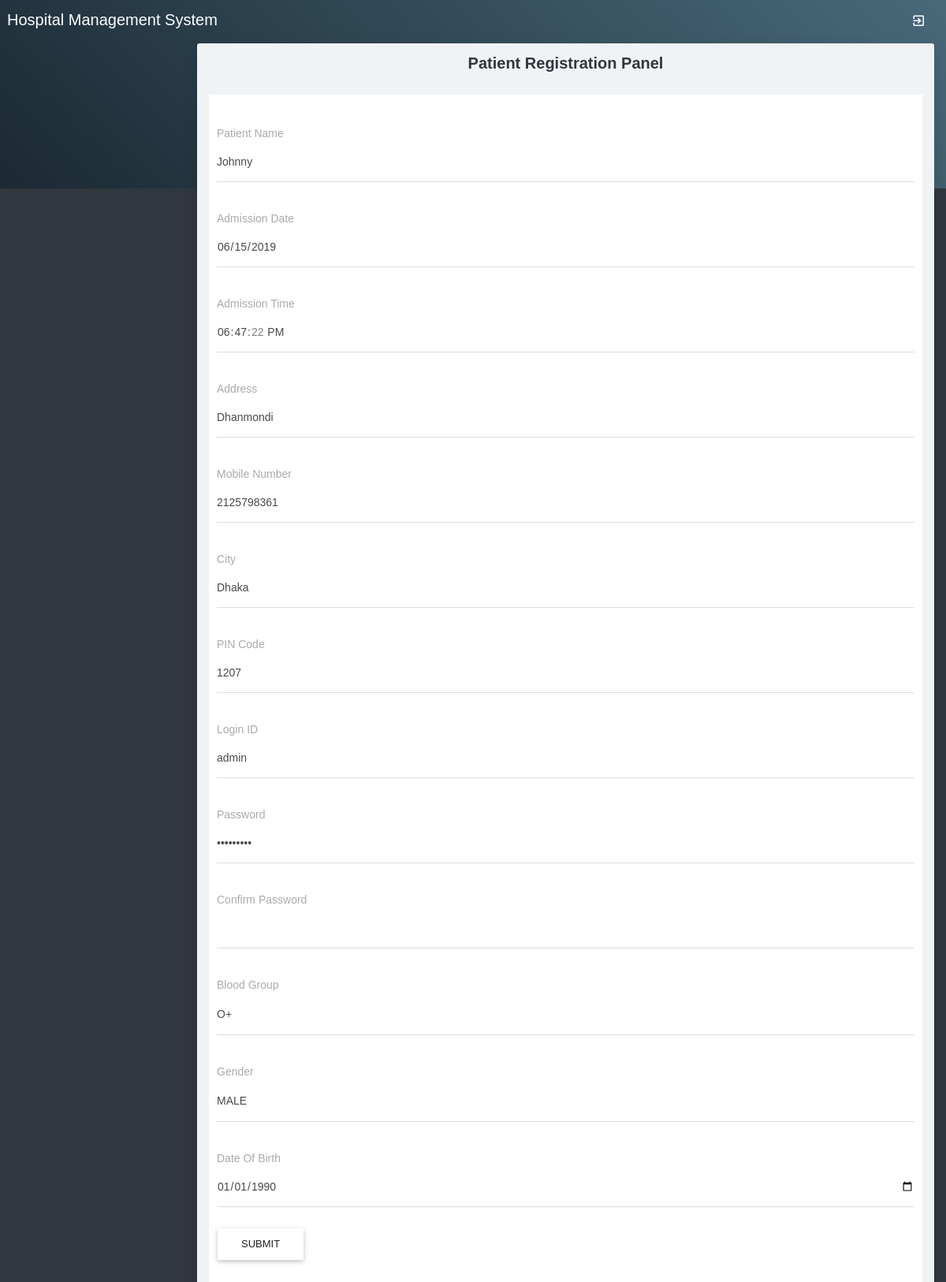
Page /patient.php?editid=1 on the committed database.
### tables this page shows
CREATE TABLE `patient` (
  `patientid` int(10) NULL DEFAULT NULL,
  `patientname` varchar(50) NULL DEFAULT NULL,
  `admissiondate` date NULL DEFAULT NULL,
  `admissiontime` time NULL DEFAULT NULL,
  `address` varchar(250) NULL DEFAULT NULL,
  `mobileno` varchar(15) NULL DEFAULT NULL,
  `city` varchar(25) NULL DEFAULT NULL,
  `pincode` varchar(20) NULL DEFAULT NULL,
  `loginid` varchar(50) NULL DEFAULT NULL,
  `password` varchar(25) NULL DEFAULT NULL,
  `bloodgroup` varchar(20) NULL DEFAULT NULL,
  `gender` varchar(10) NULL DEFAULT NULL,
  `dob` date NULL DEFAULT NULL,
  `status` varchar(10) NULL DEFAULT NULL
);

### patient.php (the view, shortened to what this page needs)
<?php
include("adformheader.php");
include("dbconnection.php");
if (isset($_GET['editid'])) {
    $sql = "SELECT * FROM patient WHERE patientid='$_GET[editid]' ";
    $qsql = mysqli_query($con, $sql);
    $rsedit = mysqli_fetch_array($qsql);
}
?>
<div class="container-fluid">
    <div class="block-header">
        <h2 class="text-center">Patient Registration Panel</h2>
    </div>
    <div class="card">
        <form method="post" action="" name="frmpatient" onSubmit="return validateform()" style="padding: 10px">
            <div class="form-group"><label>Patient Name</label>
                <div class="form-line">
                    <input class="form-control" type="text" name="patientname" id="patientname" value="<?php echo $rsedit['patientname']; ?>" />
                </div>
            </div>
            <?php
            if (isset($_GET['editid'])) {
            ?>
                <div class="form-group"><label>Admission Date</label>
                    <div class="form-line">
                        <input class="form-control" type="date" name="admissiondate" id="admissiondate" value="<?php echo $rsedit['admissiondate']; ?>" readonly />
                    </div>
                </div>
                <div class="form-group"><label>Admission Time</label>
                    <div class="form-line">
                        <input class="form-control" type="time" name="admissiontme" id="admissiontme" value="<?php echo $rsedit['admissiontime']; ?>" readonly />
                    </div>
                </div>
            <?php
            }
            ?>
            <div class="form-group">
                <label>Address</label>
                <div class="form-line">
                    <input class="form-control " name="address" id="tinymce" value="<?php echo $rsedit['address']; ?>">
                </div>
            </div>
            <div class="form-group"><label>Mobile Number</label>
                <div class="form-line">
                    <input class="form-control" type="text" name="mobilenumber" id="mobilenumber" value="<?php echo $rsedit['mobileno']; ?>" />
                </div>
            </div>
            <div class="form-group"><label>City</label>
                <div class="form-line">
                    <input class="form-control" type="text" name="city" id="city" value="<?php echo $rsedit['city']; ?>" />
                </div>
            </div>
            <div class="form-group"><label>PIN Code</label>
                <div class="form-line">
                    <input class="form-control" type="text" name="pincode" id="pincode" value="<?php echo $rsedit['pincode']; ?>" />
                </div>
            </div>
            <div class="form-group"><label>Login ID</label>
                <div class="form-line">
                    <input class="form-control" type="text" name="loginid" id="loginid" value="<?php echo $rsedit['loginid']; ?>" />
                </div>
            </div>
            <div class="form-group"><label>Password</label>
                <div class="form-line">
                    <input class="form-control" type="password" name="password" id="password" value="<?php echo $rsedit['password']; ?>" />
                </div>
            </div>
            <div class="form-group"><label>Confirm Password</label>
                <div class="form-line">
                    <input class="form-control" type="password" name="confirmpassword" id="confirmpassword" value="<?php echo $rsedit['confirmpassword']; ?>" />
                </div>
            </div>
            <div class="form-group"><label>Blood Group</label>
                <div class="form-line"><select class="form-control show-tick" name="select2" id="select2">
                        <?php
                        $arr = array("A+", "A-", "B+", "B-", "O+", "O-", "AB+", "AB-");
                        foreach ($arr as $val) {
                            if ($val == $rsedit['bloodgroup']) {
                                echo "<option value='$val' selected>$val</option>";
                            } else {
                                echo "<option value='$val'>$val</option>";
                            }
                        }
                        ?>
                    </select>
                </div>
            </div>
            <div class="form-group"><label>Gender</label>
                <div class="form-line"><select class="form-control show-tick" name="select3" id="select3">
                        <?php
                        $arr = array("MALE", "FEMALE");
                        foreach ($arr as $val) {
                            if ($val == $rsedit['gender']) {
                                echo "<option value='$val' selected>$val</option>";
                            } else {
                                echo "<option value='$val'>$val</option>";
                            }
                        }
                        ?>
                    </select>
                </div>
            </div>
            <div class="form-group"><label>Date Of Birth</label>
                <div class="form-line">
                    <input class="form-control" type="date" name="dateofbirth" max="<?php echo date("Y-m-d"); ?>" id="dateofbirth" value="<?php echo $rsedit['dob']; ?>" />
                </div>
            </div>
            <input class="btn btn-default" type="submit" name="submit" id="submit" value="Submit" />
        </form>
        <p>&nbsp;</p>
    </div>
</div>
<?php
include("adformfooter.php");
?>

### rows in the picture
patient: patientname "Johnny", admissiondate "06/15/2019", admissiontme "18:47:22", address "Dhanmondi", mobilenumber "2125798361", city "Dhaka", pincode "1207", loginid "admin", select2 "O+", select3 "MALE", dateofbirth "01/01/1990"
